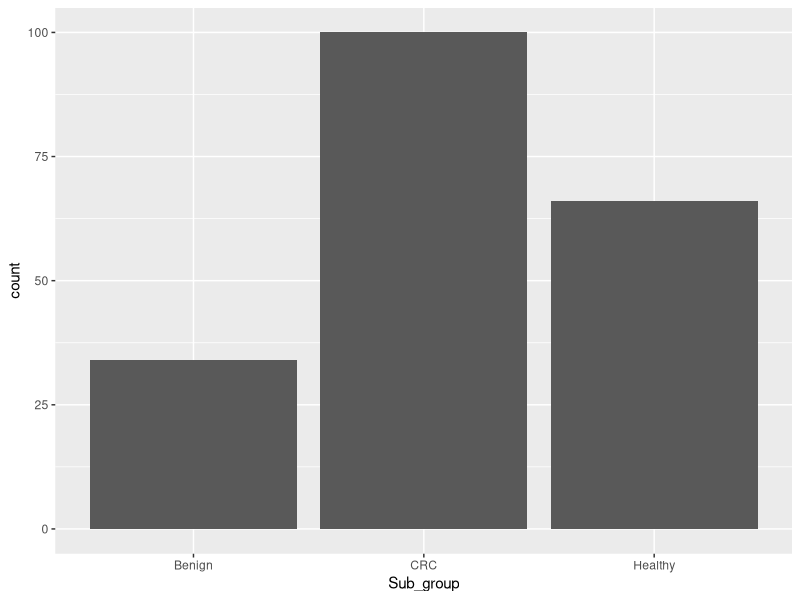
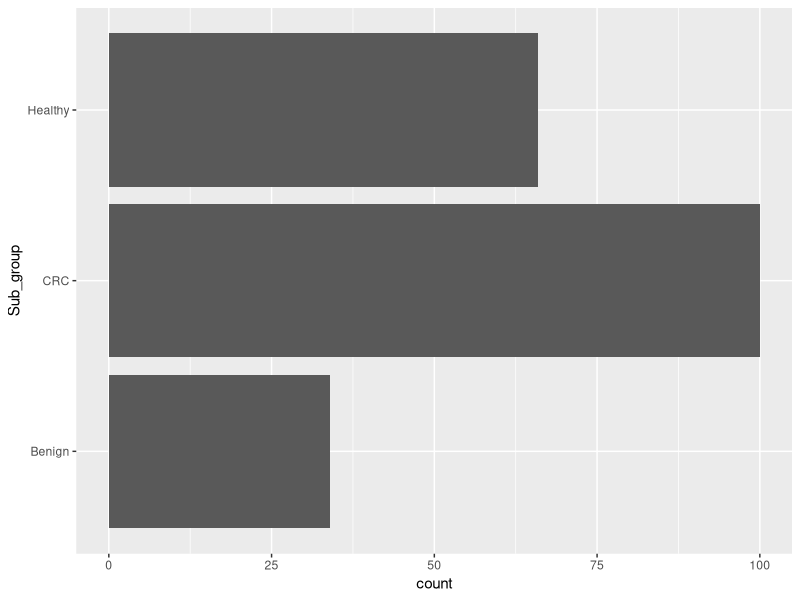
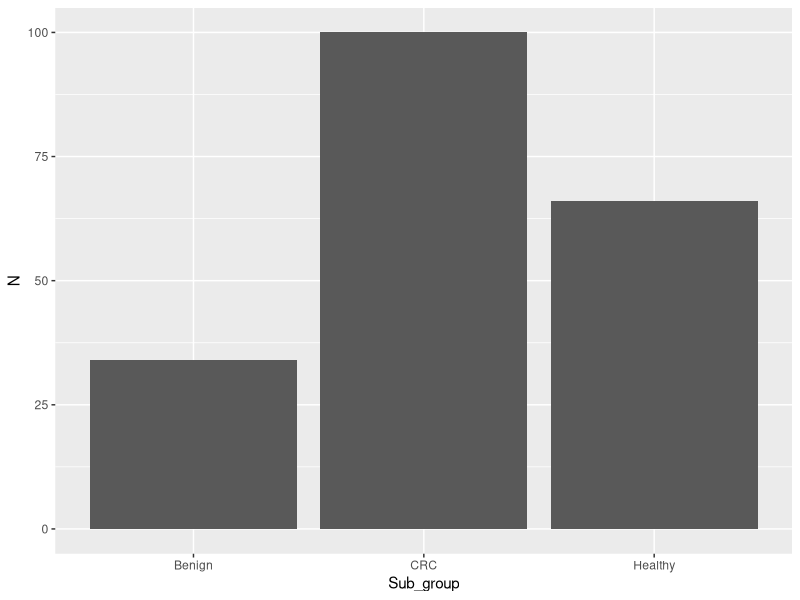
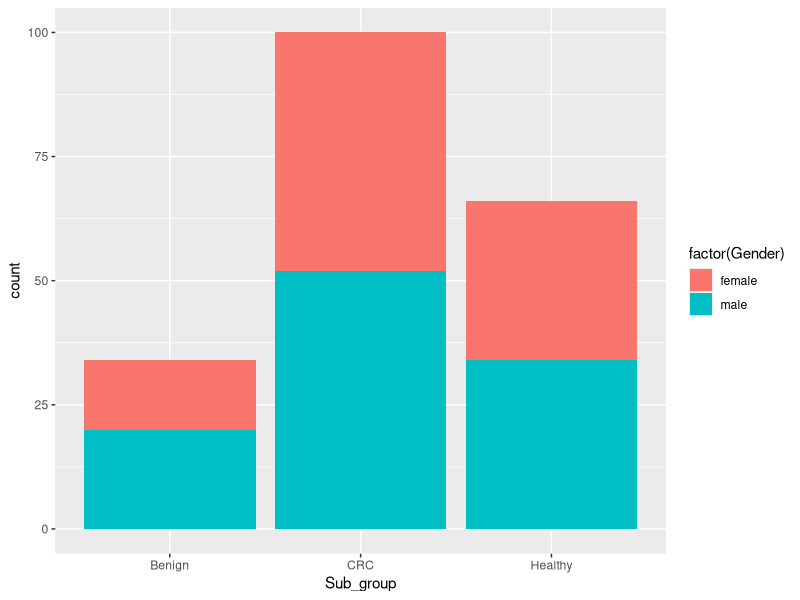
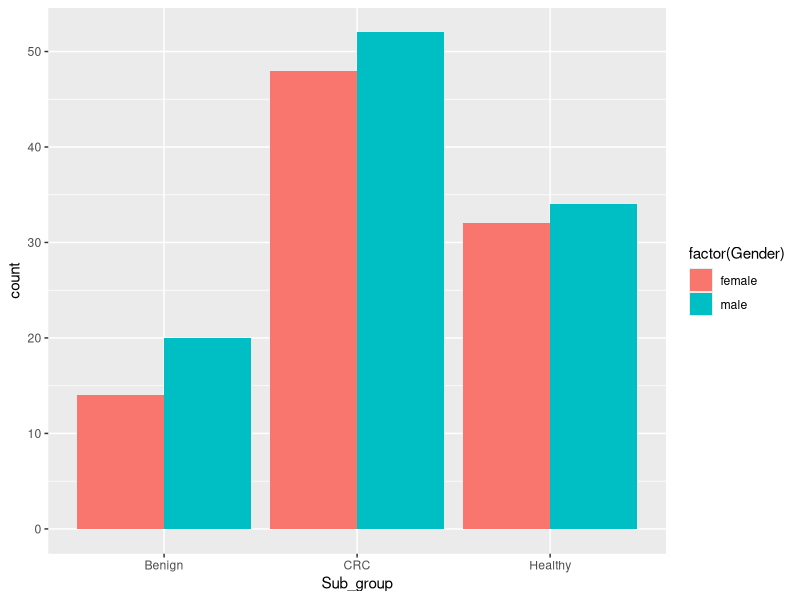
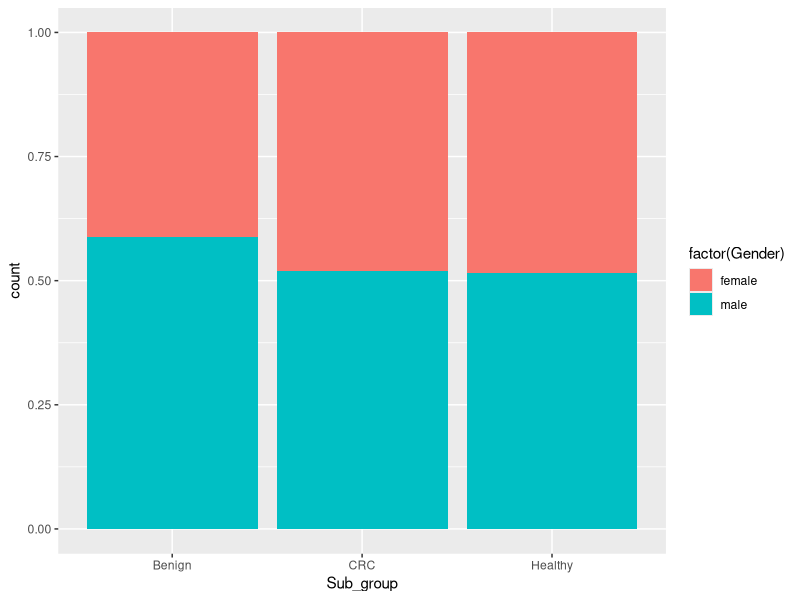
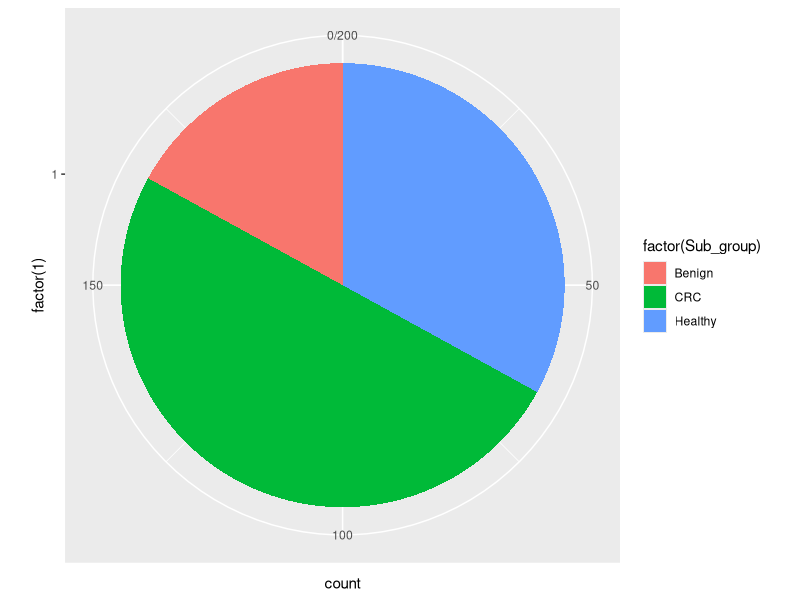
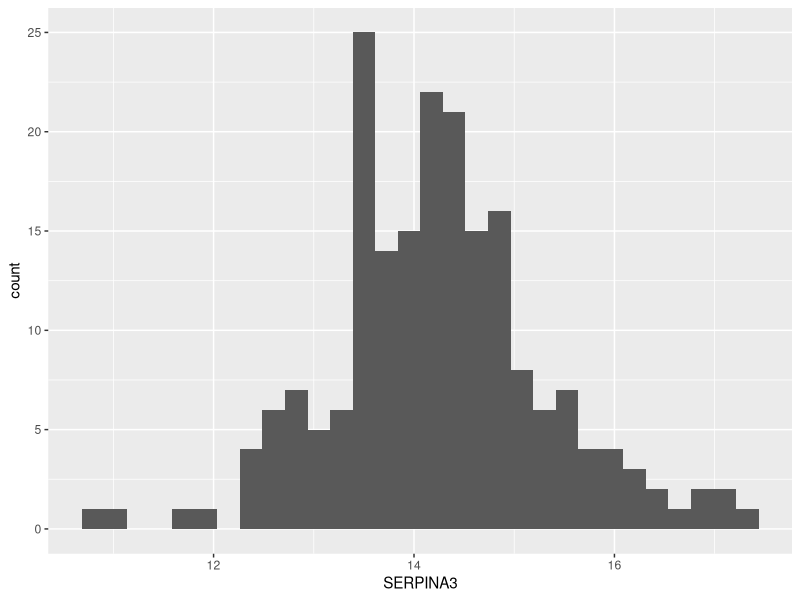

The R source for these figures, in order:
## ---- chunk 1
knitr::opts_chunk$set(echo = TRUE)
## ---- chunk 2
CRC <- read.csv("./data/CRC_train.csv")
str(CRC[,73:79])

# Inspect the possible values for the annotation columns
unique(CRC[, 'Cancer_stage'])
unique(CRC[, 'Tumour_location'])
unique(CRC[, 'Sub_group'])
## ---- chunk 3
library(ggplot2)
# Investigate the number of each sub_group
g1 <- ggplot(CRC, aes(Sub_group)) 
g1 + geom_bar()
# horizontal barplot
g1 + geom_bar() + 
  coord_flip()
## ---- chunk 4
library(dplyr)
# count the number of samples in each sub group
n_subgroup <- CRC %>% group_by(Sub_group) %>% summarise(N = n())
n_subgroup
ggplot(n_subgroup, aes(x=Sub_group, y=N)) + 
  geom_bar(stat="identity")
## ---- chunk 5
g2 <- ggplot(CRC, aes(Sub_group, fill=factor(Gender)))
# Stacked barplot puts overlapping bars on top of each other
g2 + geom_bar(position = "stack")
# place overlapping bars side-by-side
g2 + geom_bar(position = "dodge")
#displays proportions
g2 + geom_bar(position = "fill") 
## ---- chunk 6
ggplot(data = CRC) + 
  geom_bar(mapping = aes(x = factor(1), fill = factor(Sub_group))) + 
  coord_polar(theta = "y")
## ---- chunk 7
g3 <- ggplot(CRC, aes(SERPINA3))
g3 + geom_histogram()
## ---- chunk 8
g3 + geom_freqpoly()
## ---- chunk 9
g <- ggplot(CRC, aes(AFM))
g + geom_histogram()
g + geom_freqpoly()
## ---- chunk 10
g <- ggplot(CRC, aes(x = SERPINA3, y = TIMP1))
g + geom_point()
## ---- chunk 11
g + geom_point() + 
  geom_smooth()

g + geom_point() + 
  geom_smooth(method="lm")
## ---- chunk 12
smoothScatter(CRC$SERPINA3, CRC$TIMP1)
## ---- chunk 13
ggplot(CRC, aes(x = AFM, y = AHSG))+
  geom_point()+
  geom_smooth()
## ---- chunk 14
g1 <- ggplot(CRC, aes(x = Sample, y = TIMP1))
g1 + geom_text(aes(label = Age))
## ---- chunk 15
g1 + geom_text(aes(label = Age), check_overlap = TRUE)
## ---- chunk 16
g1 + geom_text(aes(label = Age), check_overlap = TRUE) +
  geom_point()
## ---- chunk 17
g1 + geom_text(aes(label = Age), nudge_y = 0.05, check_overlap = TRUE) +
  geom_point(shape = 1, aes(color = Sub_group))
## ---- chunk 18
library(ggrepel)
g1 + geom_point(shape = 1, aes(color = Sub_group)) +
  geom_text_repel( aes( label = Age),arrow = arrow(length = unit(0.02, "npc")),
    box.padding = unit(1, "lines"))
## ---- chunk 19
# create a ggplot data
ggplot(n_subgroup, aes(x=Sub_group, y=N)) +
  # draw the bar plot
  geom_bar(stat="identity") +
  # create the number text above the bar in white
  geom_text(aes(label=N), vjust=1.5, colour="white")
## ---- chunk 20
b <- ggplot(CRC, aes(Sub_group, SERPINA3)) 
b + geom_boxplot()
## ---- chunk 21
b + geom_boxplot() + geom_jitter() 
b + geom_jitter() + geom_boxplot()
b + geom_jitter(alpha = 0.5) + geom_boxplot()
## ---- chunk 22
b + geom_boxplot(aes(fill= factor(Gender)), position = "dodge")
## ---- chunk 23
b + geom_violin()
## ---- chunk 24
ggplot(CRC[1:100,],aes(Sample, SERPINA3, group = 1)) + 
  geom_point(size = 0.5) +
  geom_line() 
## ---- chunk 25
ggplot(CRC,aes(Sub_group, AFM)) + 
  geom_boxplot()

ggplot(CRC,aes(Sub_group, AFM, fill= factor(Gender))) + 
  geom_boxplot(position = "dodge")

ggplot(CRC,aes(Sub_group, AFM, fill= factor(Gender))) + 
geom_boxplot(position = "dodge") +
  coord_flip()

ggplot(CRC,aes(Sub_group, AFM, fill= factor(Gender))) + 
  geom_boxplot(position = "dodge")+
  geom_jitter()
